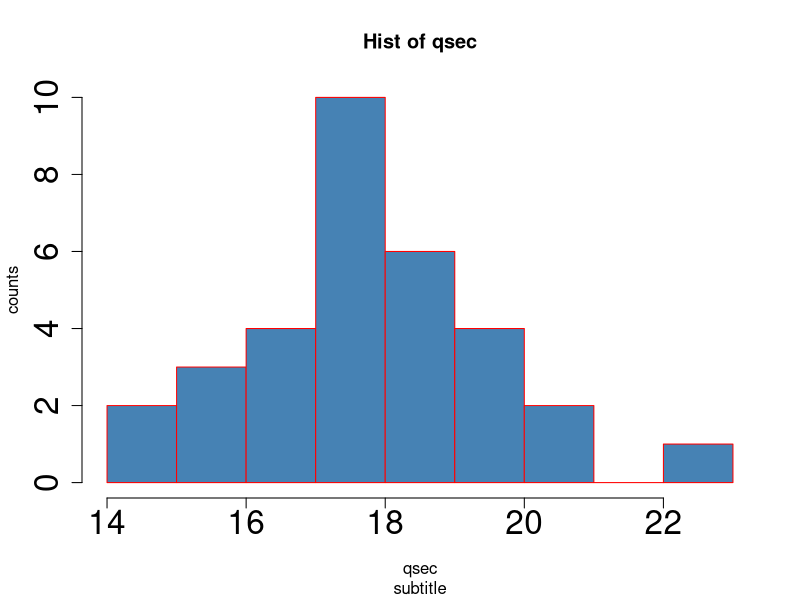
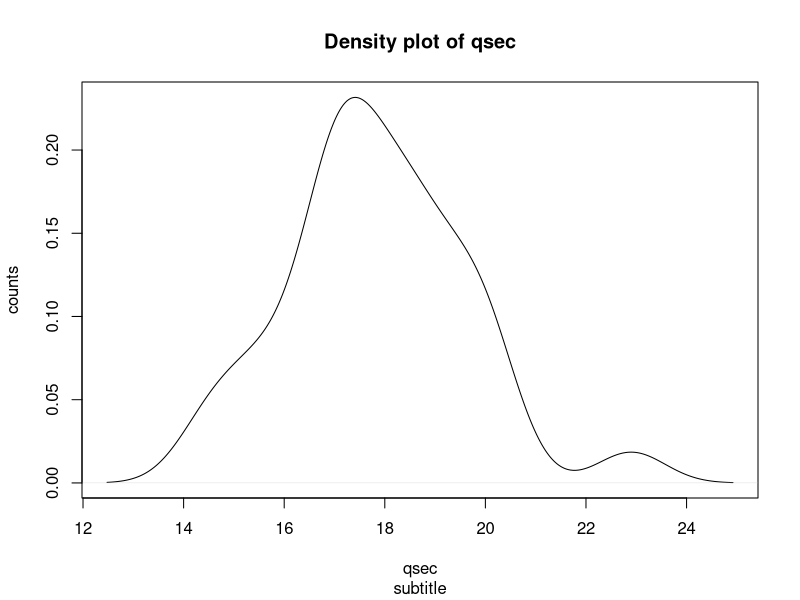
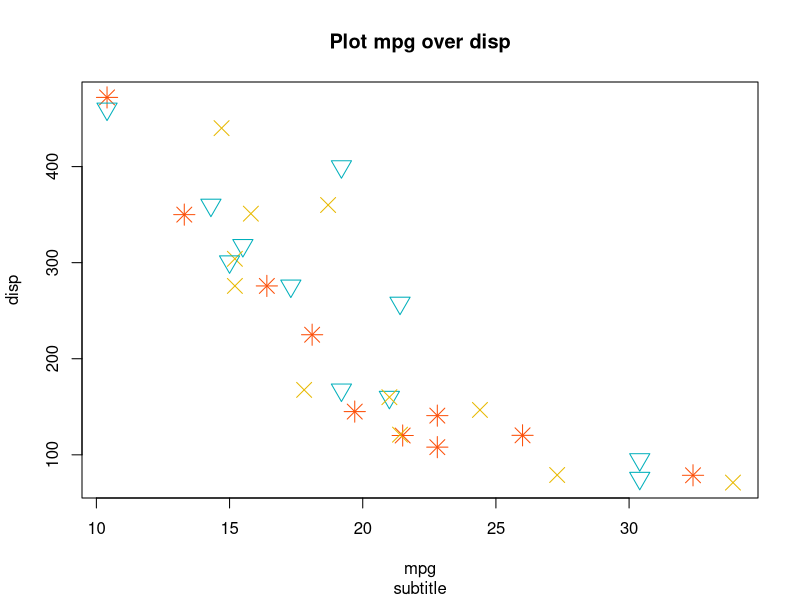
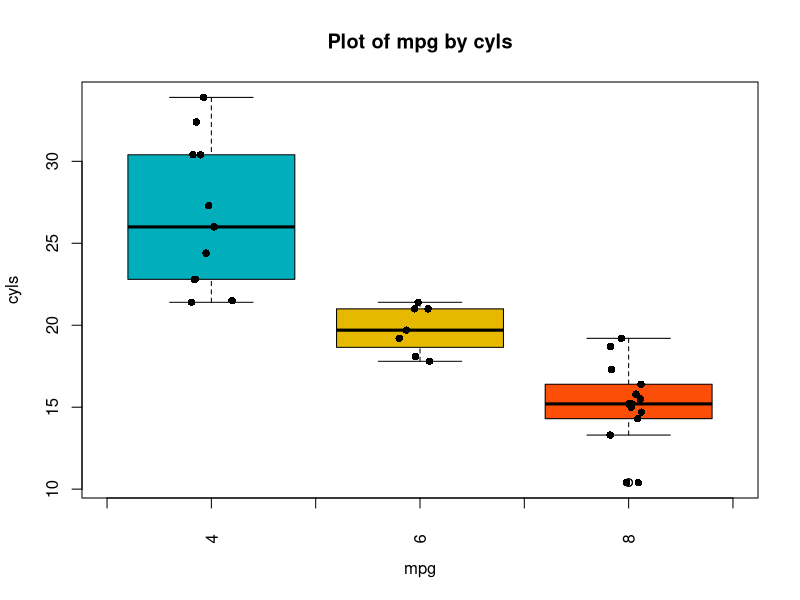
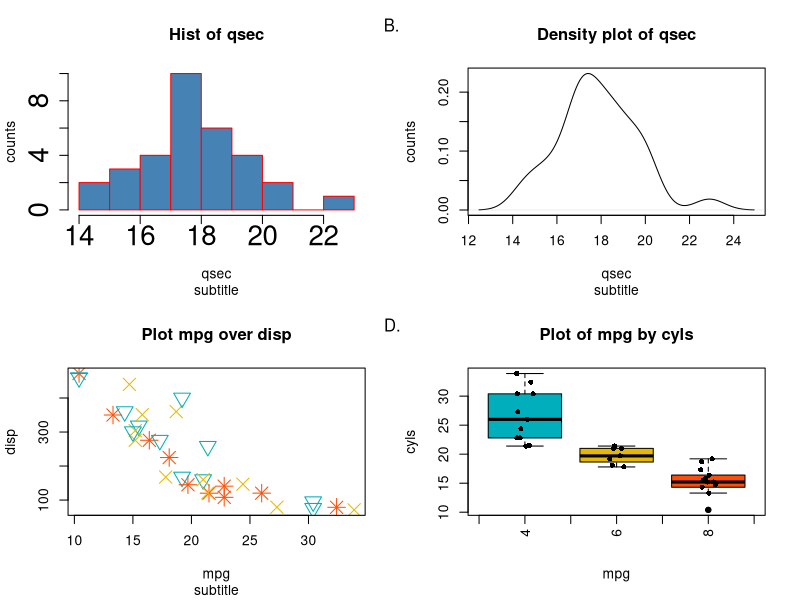

Reproduce these figures in R, in order.
#1
# Для датасета mtcars визуализировать:
# распределение qsec в виде гладкой линии и гистограммы (hist, plot-density-polygon)
# для гистограммы: подписать имена оси x, заголовок, подзаголовок, заполнить цветом гистограмму, задать другим цветом границы столбцов гистограммы. Увеличить размер шрифтов для осей в 2 раза (подписи и тики).


hist(mtcars$qsec,
    col = "steelblue", border = 'red',
    main = "Hist of qsec", sub = "subtitle",
    xlab = "qsec",
    ylab = "counts",
    cex.axis = 2)

plot(density(mtcars$qsec),
    xlab = "qsec",
    ylab = "counts",
    main = "Density plot of qsec",
    sub = "subtitle")

# 2
#точечный график, на котором будет отображаться зависимость mpg от disp (plot). Задать свой цвет, форму элементов для каждого значения cyl. Размер элементов должен быть равен 2.

cyls <- c(mtcars$cyl)[!duplicated(c(mtcars$cyl))]  # 3 вида 
colors <- c("#00AFBB", "#E7B800", "#FC4E07")


plot(mtcars$mpg, mtcars$disp,  
     main = "Plot mpg over disp",  
     sub = "subtitle",  xlab = "mpg", ylab = "disp",  
     cex = 2,
     pch = cyls,
     col = colors)


# 3
# боксплоты+джиттерплоты mpg для каждого значения cyl(три боксплота на 1 графике, джиттерплоты наложены на боксплоты). Надписи по оси абсцисс развернуть под углом 90 градусов

boxplot(mtcars$mpg ~ mtcars$cyl,
        main = "Plot of mpg by cyls",
        xlab = "mpg",
        ylab = "cyls", 
        col = c("#00AFBB", "#E7B800", "#FC4E07"), 
        xaxt='n')
axis(side = 1, labels = FALSE)
text(x = 1:3,
     y = par("usr")[3] - 2.5,
     labels = c(4, 6, 8),
     xpd = NA,
     srt = 90)
stripchart(mtcars$mpg ~ mtcars$cyl,
           vertical = TRUE, 
           method = "jitter", 
           add = TRUE,
           pch = 16,
           xaxt = "n")



# доп уровень
# Построить график c 4 панелями, использовав графики, сделанные ранее: распределение в виде гладкой линии, гистограмму, боксплоты и точечный график.
# Добавить буквы A B C В на соотв. панели(верхний левый угол
                                        


#set 4 panels
par(mfrow=c(2,2))

#create hist
hist(mtcars$qsec,
     col = "steelblue", border = 'red',
     main = "Hist of qsec", sub = "subtitle",
     xlab = "qsec",
     ylab = "counts",
     cex.axis = 2)
mtext("A.", side = 3, adj = -0.3, line = 2)

#create dens plot
plot(density(mtcars$qsec),
     xlab = "qsec",
     ylab = "counts",
     main = "Density plot of qsec",
     sub = "subtitle")
mtext("B.", side = 3, adj = -0.3, line = 2)

#create corr plot
plot(mtcars$mpg, mtcars$disp,  
     main = "Plot mpg over disp",  
     sub = "subtitle",  xlab = "mpg", ylab = "disp",  
     cex = 2,
     pch = cyls,
     col = colors)
mtext("C.",side = 3, adj = -0.3, line = 2)

#create boxplot + jitt
boxplot(mtcars$mpg ~ mtcars$cyl,
        main = "Plot of mpg by cyls",
        xlab = "mpg",
        ylab = "cyls", 
        col = c("#00AFBB", "#E7B800", "#FC4E07"), 
        xaxt='n')
axis(side = 1, labels = FALSE)
text(x = 1:3,
     y = par("usr")[3] - 3,
     labels = c(4, 6, 8),
     xpd = NA,
     srt = 90)
stripchart(mtcars$mpg ~ mtcars$cyl,
           vertical = TRUE, 
           method = "jitter", 
           add = TRUE,
           pch = 16,
           xaxt = "n")
mtext("D.", side = 3, adj = -0.3, line = 2)
